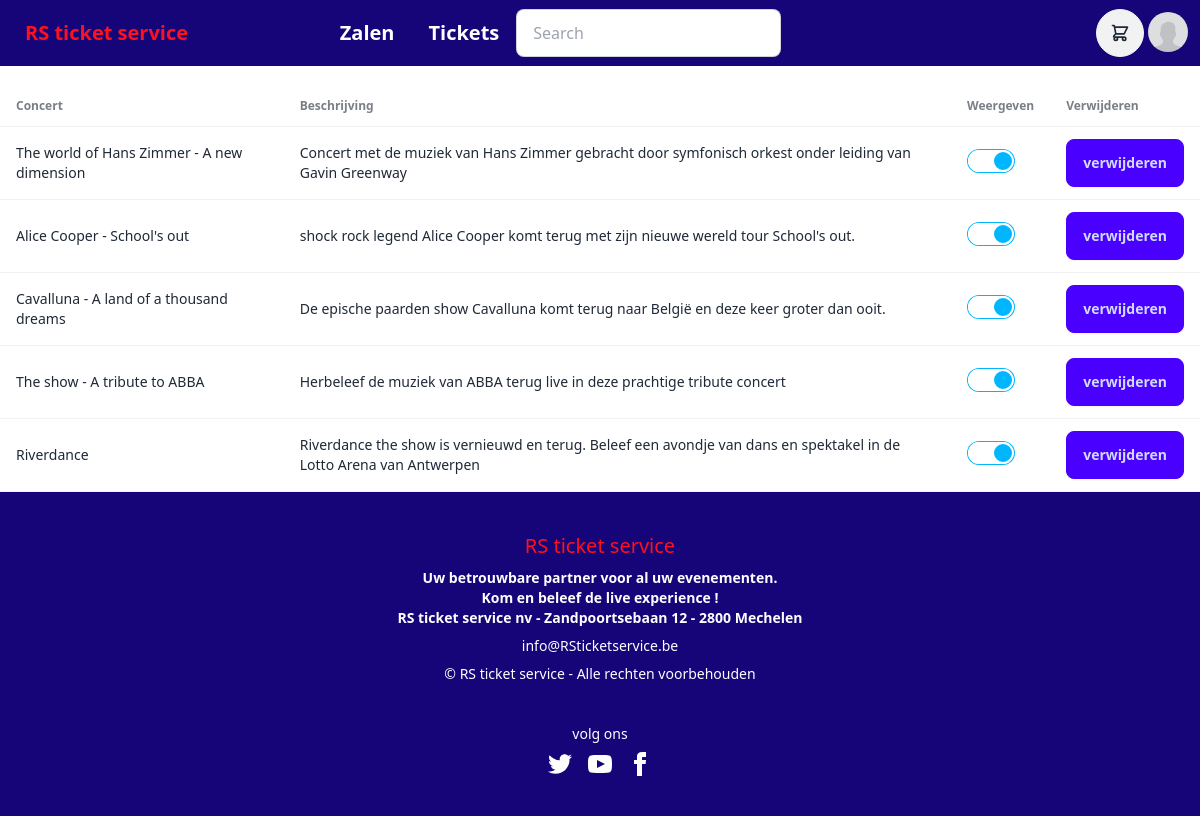
The page /profile/overzichtEvenementen.php (signed in) on the database its author committed.
### tables this page shows
CREATE TABLE `evenementen` (
  `evenementID` int(11) NOT NULL,
  `naam` mediumtext NOT NULL,
  `datum` datetime NOT NULL DEFAULT current_timestamp() ON UPDATE current_timestamp(),
  `aantalTickets` int(11) NOT NULL,
  `beschrijving` text NOT NULL,
  `afbeelding` mediumtext NOT NULL,
  `zaalID` int(11) NOT NULL,
  `userID` int(11) NOT NULL,
  `weergeven` int(11) NOT NULL
);

### profile/overzichtEvenementen.php (the view, shortened to what this page needs)
<?php
 include $_SERVER['DOCUMENT_ROOT'] . "/components/navbar.php";
 ?>
<!DOCTYPE html>
<html>
<head>
</head>
<body>
       <div class="overflow-x-auto">
   <table class="table">
     <thead>
       <tr>
         <th>Concert</th>
         <th>Beschrijving</th>
         <th>Weergeven</th>
         <th>Verwijderen</th>
        </tr>
     </thead>
     <tbody>
       <?php
$mysqli = new mysqli('localhost', 'root', '', 'dbticketverkoop');
        $query = "SELECT * FROM evenementen WHERE userID = ?";
       $userID = $_SESSION["gebruikersid"];
        $stmt = $mysqli->prepare($query);
        $stmt->bind_param('i', $userID);
        $stmt->execute();
        $result = $stmt->get_result();
        while ($row = $result->fetch_assoc()) {
          $checked = $row['weergeven'] == 1 ? 'checked' : '';
       ?>
           <tr>
             <td><?php echo $row['naam']; ?></td>
             <td><?php echo $row['beschrijving']; ?></td>
             <form method="POST" action="overzichtEvenementen.php">
              <td>
                <input type="checkbox" class="toggle toggle-info" id="weergeven" name="weergeven" value="1" <?php echo $checked; ?> onchange="this.form.submit()" />
              </td>
              <td>
                  <button type="submit" name="verwijderen" class="btn btn-primary">verwijderen</button>
                </td>
              </form>
                        </tr>
       <?php
       }
            ?>
</tbody>
    </table>
     </div>
</body>
</html>
<?php
include $_SERVER['DOCUMENT_ROOT'] . "/components/footer.php";
?>

### components/footer.php (style rules this page uses)
body { display: flex; flex-direction: column; min-height: 100vh; }

### rows shown on the page
evenementen: naam "The world of Hans Zimmer - A new dimension", beschrijving "Concert met de muziek van Hans Zimmer gebracht door symfonisch orkest onder leiding van Gavin Greenway"
evenementen: naam "Alice Cooper - School's out", beschrijving "shock rock legend Alice Cooper komt terug met zijn nieuwe wereld tour School's out."
evenementen: naam "Cavalluna - A land of a thousand dreams", beschrijving "De epische paarden show Cavalluna komt terug naar België en deze keer groter dan ooit."
evenementen: naam "The show - A tribute to ABBA", beschrijving "Herbeleef de muziek van ABBA terug live in deze prachtige tribute concert"
evenementen: naam "Riverdance", beschrijving "Riverdance the show is vernieuwd en terug. Beleef een avondje van dans en spektakel in de Lotto Arena van Antwerpen"
